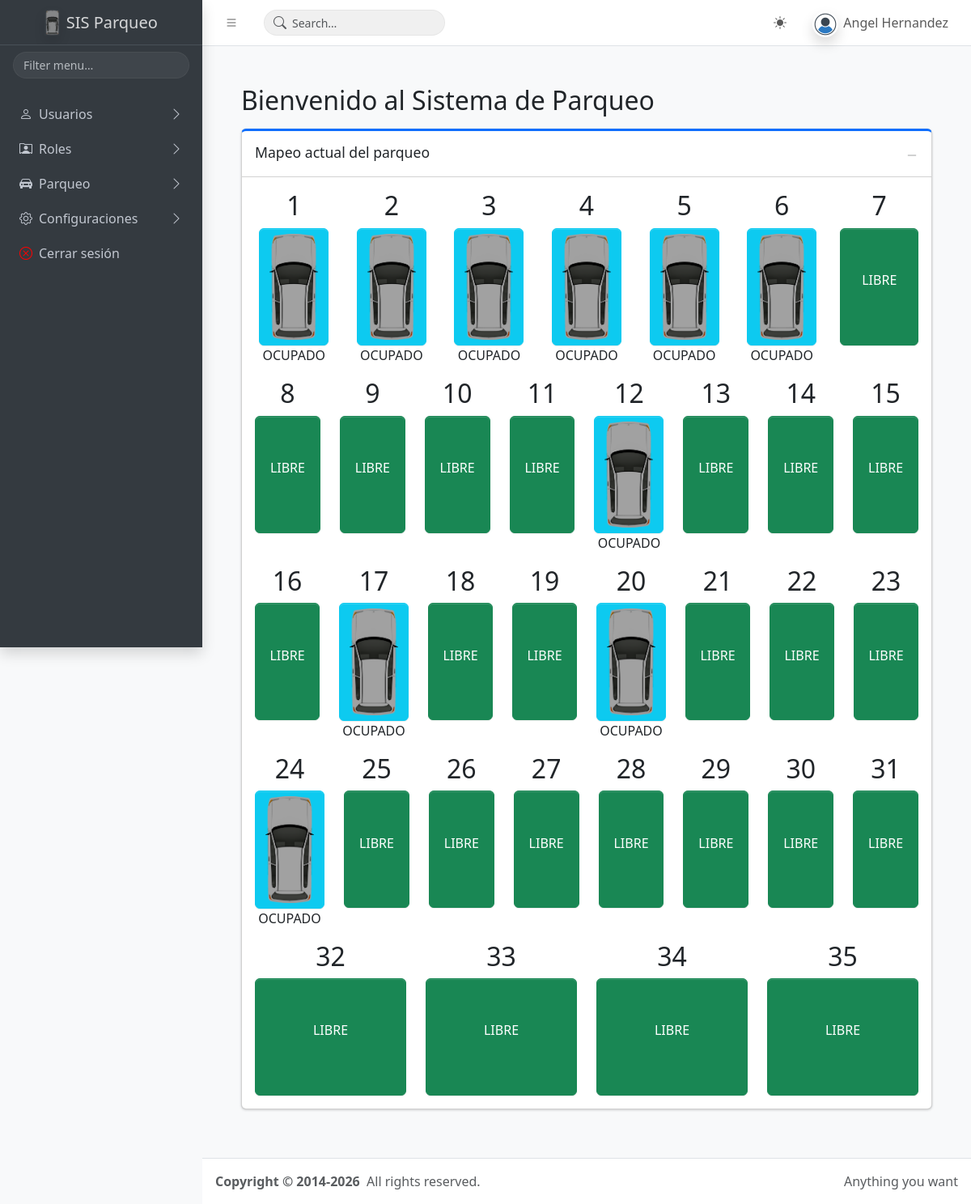
/principal.php (signed in), run on the app's committed database.
### tables this page shows
CREATE TABLE `tb_usuarios` (
  `id` int(11) NOT NULL,
  `nombres` varchar(255) DEFAULT NULL,
  `rol` varchar(255) DEFAULT NULL,
  `email` varchar(255) DEFAULT NULL,
  `email_verificado` varchar(255) DEFAULT NULL,
  `contrasena` varchar(255) DEFAULT NULL,
  `token` varchar(255) DEFAULT NULL,
  `fyh_creacion` datetime DEFAULT NULL,
  `fyh_actualizacion` datetime DEFAULT NULL,
  `fyh_eliminacion` datetime DEFAULT NULL,
  `estado` varchar(10) DEFAULT NULL
);

CREATE TABLE `tb_mapeos` (
  `id_map` int(11) NOT NULL,
  `nro_espacio` varchar(255) DEFAULT NULL,
  `estado_espacio` varchar(255) DEFAULT NULL,
  `observacion` varchar(255) DEFAULT NULL,
  `fyh_creacion` datetime DEFAULT NULL,
  `fyh_actualizacion` datetime DEFAULT NULL,
  `fyh_eliminacion` datetime DEFAULT NULL,
  `estado` varchar(10) DEFAULT NULL
);

### app/config.php (called while the page is built, shortened)
<?php
$URL = "http://localhost/www.sisparqueo.com";
?>

### layout/admin/datos_usuario.php (called while the page is built, shortened)
<?php
if (isset($_SESSION['usuario_sesion'])) {
    $usuario_sesion = $_SESSION['usuario_sesion'];
    $query_usuario_session = $pdo->prepare("SELECT * FROM tb_usuarios WHERE email = '$usuario_sesion' AND estado = 1");
    $query_usuario_session->execute();
    $session_usuarios = $query_usuario_session->fetchAll(PDO::FETCH_ASSOC);
    foreach ($session_usuarios as $usuario_loggeado){
    }
    $nombre_usuario_sesion = $usuario_loggeado['nombres'];
} else {
    header("Location: " . $URL . "/");
};
?>

### principal.php (the view, shortened to what this page needs)
<?php
include('app/config.php');
include('layout/admin/datos_usuario.php');
?>
<!doctype html>
<html lang="es">
<head>
    <?php include("layout/admin/head.php"); ?>
</head>
<body class="layout-fixed sidebar-expand-lg bg-body-tertiary">
    <div class="app-wrapper">
        <?php include("layout/admin/navbar.php"); ?>
        <main class="app-main">
            <div class="container-fluid p-5">
                <div class="row">
                    <h2 class="mb-3">Bienvenido al Sistema de Parqueo</h2>
                    <div class="col-md-12">
                        <div class="card card-outline card-primary">
                            <div class="card-header">
                                <h3 class="card-title">Mapeo actual del parqueo</h3>
                                <div class="card-tools">
                                    <button type="button" class="btn btn-tool" data-lte-toggle="card-collapse" aria-label="Collapse card">
                                        <i data-lte-icon="collapse" class="bi bi-dash-lg"></i>
                                    </button>
                                </div>
                            </div>
                            <div class="card-body">
                                <div class="row">
                                    <?php
                                    $query_mapeo = $pdo->prepare("SELECT * FROM tb_mapeos WHERE estado = 1");
                                    $query_mapeo->execute();
                                    $mapeos = $query_mapeo->fetchAll(PDO::FETCH_ASSOC);
                                    foreach ($mapeos as $mapeo) {
                                        if ($mapeo['estado_espacio'] == "LIBRE") {
                                    ?>
                                            <div class="col">
                                                <center>
                                                    <h2><?php echo $mapeo['id_map'];  ?></h2>
                                                    <button type="button" class="btn btn-success" style="width: 100%; height: 145px;" data-bs-toggle="modal" data-bs-target="#exampleModal<?php echo $mapeo['id_map']; ?>">
                                                        <p><?php echo $mapeo['estado_espacio']; ?></p>
                                                    </button>
                                                </center>
                                            </div>
                                        <?php
                                        }
                                        if ($mapeo['estado_espacio'] == "OCUPADO") {
                                        ?>
                                            <div class="col">
                                                <center>
                                                    <h2><?php echo $mapeo['id_map'];  ?></h2>
                                                    <button class="btn btn-info"><img src="<?php echo $URL ?>/public/imagenes/carro.png" width="60px" alt=""></button>
                                                    <p><?php echo $mapeo['estado_espacio']; ?></p>
                                                </center>
                                            </div>
                                    <?php
                                        }
                                    }
                                    ?>
                                </div>
                            </div>
                        </div>
                    </div>
                </div>
            </div>
        </main>
        <?php include("layout/admin/footer.php"); ?>
    </div>
</body>
</html>

### layout/admin/navbar.php (shortened to what this page needs)
<nav class="app-header navbar navbar-expand bg-body">
        <div class="container-fluid">
          <ul class="navbar-nav">
            <li class="nav-item">
              <a
                class="nav-link"
                data-lte-toggle="sidebar"
                href="#"
                role="button"
                aria-label="Toggle sidebar"
              >
                <i class="bi bi-list"></i>
              </a>
            </li>
          </ul>
          <form
            class="navbar-search d-none d-md-block ms-3"
            role="search"
            action="./pages/search-results.html"
          >
            <div class="navbar-search-field">
              <input
                type="search"
                id="navbar-search-input"
                name="q"
                class="form-control"
                placeholder="Search…"
                autocomplete="off"
              />
              <button class="navbar-search-submit" type="submit" aria-label="Submit search">
                <i class="bi bi-search" aria-hidden="true"></i>
              </button>
            </div>
          </form>
          <ul class="navbar-nav ms-auto">
            <li class="nav-item dropdown">
              <a
                class="nav-link"
                href="#"
                id="bd-theme"
                aria-label="Toggle color scheme"
                data-bs-toggle="dropdown"
                aria-expanded="false"
              >
                <i class="bi bi-sun-fill" data-lte-theme-icon="light"></i>
              </a>
            </li>
            <li class="nav-item dropdown user-menu">
              <a href="#" class="nav-link dropdown-toggle" data-bs-toggle="dropdown">
                <img
                  src="<?php echo $URL;?>/public/imagenes/usuario.png"
                  class="user-image rounded-circle shadow"
                  alt="<?php echo $nombre_usuario_sesion; ?>"
                />
                <span class="d-none d-md-inline"><?php echo $nombre_usuario_sesion; ?></span>
              </a>
            </li>
          </ul>
        </div>
      </nav>
      <aside class="app-sidebar bg-body-secondary shadow" data-bs-theme="dark">
        <div class="sidebar-brand">
          <a href="<?php echo $URL; ?>/principal.php" class="brand-link">
            <img src="<?php echo $URL;?>/public/imagenes/logo.png" alt="SIS Parqueo" class="brand-image opacity-75 shadow"/>
            <span class="brand-text fw-light">SIS Parqueo</span>
          </a>
        </div>
        <div class="sidebar-search" role="search">
          <input
            type="search"
            id="sidebar-search-input"
            class="form-control form-control-sm"
            placeholder="Filter menu…"
            autocomplete="off"
            data-lte-toggle="sidebar-search"
            data-lte-target="#navigation"
          />
        </div>
        <div class="sidebar-wrapper">
          <nav class="mt-2" aria-label="Main navigation">
            <ul class="nav sidebar-menu flex-column" data-lte-toggle="treeview" data-accordion="false" id="navigation">
            <li class="nav-item">
                <a href="#" class="nav-link">
                    <i class="bi bi-person"></i>
                  <p>
                    Usuarios
                  </p>
                </a>
              </li>
            <li class="nav-item">
                <a href="#" class="nav-link">
                    <i class="bi bi-person-rolodex"></i>
                  <p>
                    Roles
                  </p>
                </a>
              </li>
              <li class="nav-item">
                <a href="#" class="nav-link">
                <i class="bi bi-car-front-fill"></i>
                  <p>
                    Parqueo
                  </p>
                </a>
              </li>
              <li class="nav-item">
                <a href="#" class="nav-link">
                <i class="bi bi-gear"></i>
                  <p>
                    Configuraciones
                  </p>
                </a>
              </li>
              <li class="nav-item">
                <a href="<?php echo $URL;?>/login/cerrar_sesion.php" class="nav-link">
                    <i class="bi bi-x-circle" style="color: red;"></i>
                    <p>Cerrar sesión</p>
                    </a>
              </li>
            </ul>
          </nav>
        </div>
      </aside>

### data on the page
tb_usuarios: nombres "Angel Hernandez"
tb_mapeos: id_map "1", estado_espacio "OCUPADO"
tb_mapeos: id_map "2", estado_espacio "OCUPADO"
tb_mapeos: id_map "3", estado_espacio "OCUPADO"
tb_mapeos: id_map "4", estado_espacio "OCUPADO"
tb_mapeos: id_map "5", estado_espacio "OCUPADO"
tb_mapeos: id_map "6", estado_espacio "OCUPADO"
tb_mapeos: id_map "7", estado_espacio "LIBRE"
tb_mapeos: id_map "8", estado_espacio "LIBRE"
tb_mapeos: id_map "9", estado_espacio "LIBRE"
tb_mapeos: id_map "10", estado_espacio "LIBRE"
tb_mapeos: id_map "11", estado_espacio "LIBRE"
tb_mapeos: id_map "12", estado_espacio "OCUPADO"
tb_mapeos: id_map "13", estado_espacio "LIBRE"
tb_mapeos: id_map "14", estado_espacio "LIBRE"
tb_mapeos: id_map "15", estado_espacio "LIBRE"
tb_mapeos: id_map "16", estado_espacio "LIBRE"
tb_mapeos: id_map "17", estado_espacio "OCUPADO"
tb_mapeos: id_map "18", estado_espacio "LIBRE"
tb_mapeos: id_map "19", estado_espacio "LIBRE"
tb_mapeos: id_map "20", estado_espacio "OCUPADO"
tb_mapeos: id_map "21", estado_espacio "LIBRE"
tb_mapeos: id_map "22", estado_espacio "LIBRE"
tb_mapeos: id_map "23", estado_espacio "LIBRE"
tb_mapeos: id_map "24", estado_espacio "OCUPADO"
tb_mapeos: id_map "25", estado_espacio "LIBRE"
tb_mapeos: id_map "26", estado_espacio "LIBRE"
tb_mapeos: id_map "27", estado_espacio "LIBRE"
tb_mapeos: id_map "28", estado_espacio "LIBRE"
tb_mapeos: id_map "29", estado_espacio "LIBRE"
tb_mapeos: id_map "30", estado_espacio "LIBRE"
tb_mapeos: id_map "31", estado_espacio "LIBRE"
tb_mapeos: id_map "32", estado_espacio "LIBRE"
tb_mapeos: id_map "33", estado_espacio "LIBRE"
tb_mapeos: id_map "34", estado_espacio "LIBRE"
tb_mapeos: id_map "35", estado_espacio "LIBRE"
